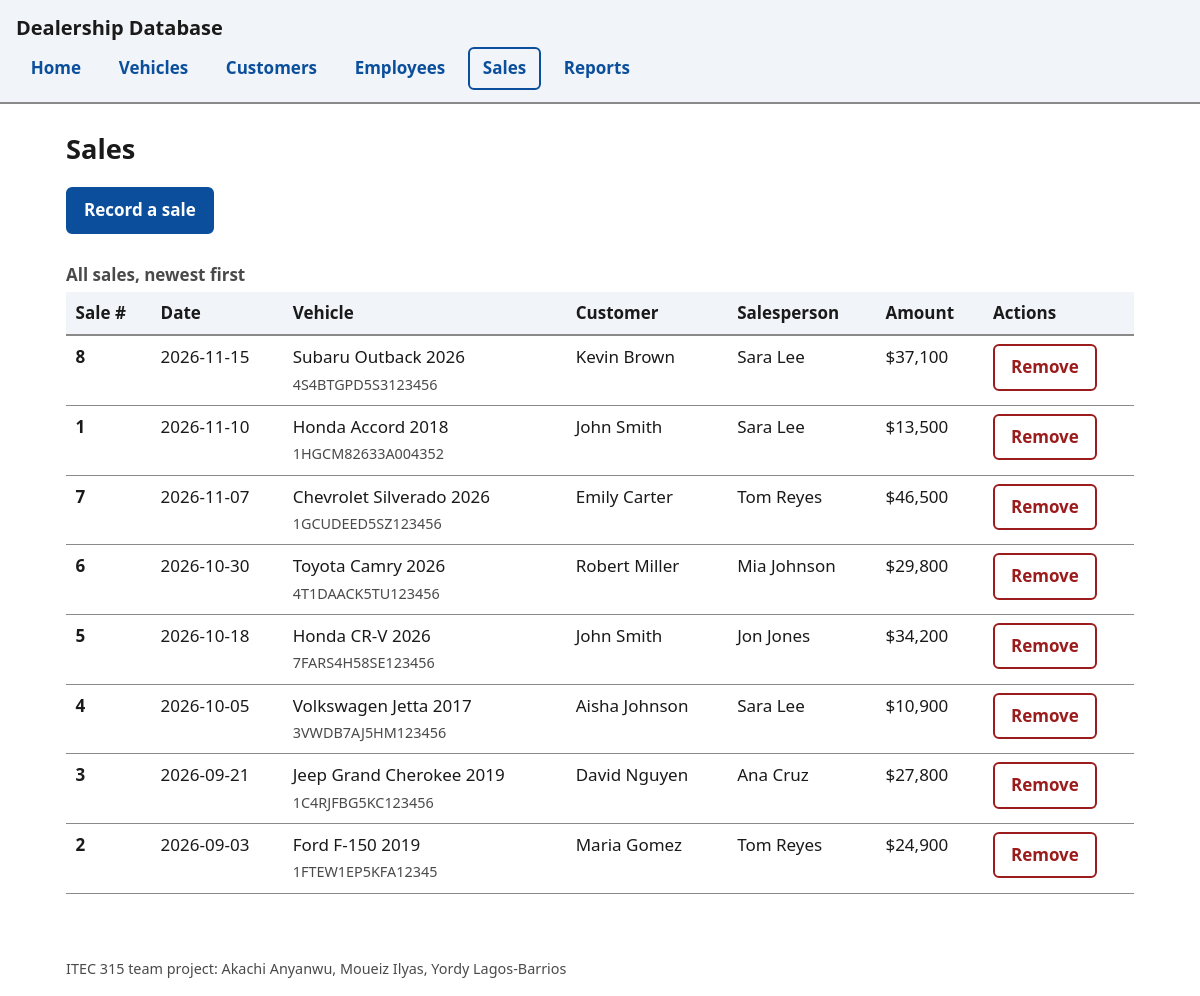
Page /transactions on the committed database.
### tables this page shows
CREATE TABLE "Transaction"(
TransactionID INTEGER PRIMARY KEY NOT NULL,
Amount INTEGER NOT NULL,
VIN VARCHAR(17) NOT NULL UNIQUE,
CustomerID Char(9) NOT NULL,
SalespersonID INTEGER NOT NULL,
SalesDate DATE NOT NULL,
FOREIGN KEY (VIN) REFERENCES Vehicle(VIN),
FOREIGN KEY (CustomerID) REFERENCES Customer(CustomerID),
FOREIGN KEY (SalespersonID) REFERENCES Salesperson(EmployeeID)
);

CREATE TABLE Customer (
CustomerID CHAR(9) PRIMARY KEY NOT NULL,
Name VARCHAR(100) NOT NULL 
);

CREATE TABLE Employee (
EmployeeID INTEGER PRIMARY KEY NOT NULL,
NAME VARCHAR(100) NOT NULL,
SSN CHAR(9) NOT NULL UNIQUE,
HiringDate DATE NOT NULL
);

### dealership_site/app.py (the view)
@app.route("/transactions")
def transactions():
    rows = query(
        """SELECT t.TransactionID, t.Amount, t.SalesDate, t.VIN,
                  v.Make || ' ' || v.Model || ' ' || v.VehicleYear AS Vehicle,
                  c.Name AS Customer, e.Name AS Salesperson
           FROM "Transaction" t
           JOIN Vehicle v ON v.VIN=t.VIN
           JOIN Customer c ON c.CustomerID=t.CustomerID
           JOIN Employee e ON e.EmployeeID=t.SalespersonID
           ORDER BY t.SalesDate DESC, t.TransactionID DESC"""
    )
    return render_template("transactions.html", rows=rows)

### dealership_site/app.py (called while the page is built)
def get_db():
    if "db" not in g:
        g.db = sqlite3.connect(DB_PATH)
        g.db.row_factory = sqlite3.Row
        g.db.execute("PRAGMA foreign_keys = ON")
    return g.db

def query(sql, args=()):
    return get_db().execute(sql, args).fetchall()

### dealership_site/templates/transactions.html (shortened to what this page needs)
{% extends "base.html" %}
{% block content %}
<h1>Sales</h1>
<p class="toolbar"><a class="btn" href="{{ url_for('transaction_new') }}">Record a sale</a></p>
<div class="table-wrap">
<table>
  <caption>All sales, newest first</caption>
  <thead><tr>
    <th scope="col">Sale #</th><th scope="col">Date</th><th scope="col">Vehicle</th><th scope="col">Customer</th>
    <th scope="col">Salesperson</th><th scope="col">Amount</th><th scope="col">Actions</th>
  </tr></thead>
  <tbody>
  {% for r in rows %}
  <tr>
    <th scope="row">{{ r.TransactionID }}</th>
    <td>{{ r.SalesDate }}</td>
    <td>{{ r.Vehicle }}<br><span class="hint">{{ r.VIN }}</span></td>
    <td>{{ r.Customer }}</td>
    <td>{{ r.Salesperson }}</td>
    <td>${{ '{:,}'.format(r.Amount) }}</td>
    <td class="actions">
      <form method="post" action="{{ url_for('transaction_delete', tid=r.TransactionID) }}" onsubmit="return confirm('Remove this sale? The vehicle will be marked Available again.')">
        <button class="danger" type="submit" aria-label="Remove sale {{ r.TransactionID }}">Remove</button>
      </form>
    </td>
  </tr>
  {% else %}
  <tr><td colspan="7">No sales yet.</td></tr>
  {% endfor %}
  </tbody>
</table>
</div>
{% endblock %}

### dealership_site/static/style.css (style rules this page uses)
:root { --bg: #ffffff; --fg: #1a1a1a; --muted: #4a4a4a; --accent: #0b4f9c; --accent-fg: #ffffff; --border: #8a8a8a; --band: #f1f4f8; --danger: #9b1c1c; --ok: #1b5e20; }
* { box-sizing: border-box; }
body { margin: 0; font: 1.0625rem/1.55 system-ui, -apple-system, "Segoe UI", Roboto, sans-serif; background: var(--bg); color: var(--fg); }
h1 { font-size: 1.7rem; margin: .5rem 0 1rem; }
a { color: var(--accent); }
.table-wrap { overflow-x: auto; }
table { border-collapse: collapse; width: 100%; margin: .5rem 0 1rem; }
caption { text-align: left; font-weight: 600; padding: .25rem 0; color: var(--muted); }
th, td { text-align: left; padding: .5rem .6rem; border-bottom: 1px solid var(--border); vertical-align: top; }
thead th { background: var(--band); border-bottom: 2px solid var(--border); }
.actions { white-space: nowrap; }
.actions form { display: inline; }
.btn, button { display: inline-block; font: inherit; font-weight: 600; padding: .5rem 1rem; border-radius: 6px; border: 2px solid var(--accent); background: var(--accent); color: var(--accent-fg); cursor: pointer; text-decoration: none; }
button.danger { background: transparent; color: var(--danger); border-color: var(--danger); }
.hint { color: var(--muted); font-size: .9rem; margin: .15rem 0 0; }
.toolbar { margin-bottom: 1rem; }
@media (prefers-reduced-motion: no-preference) { a, button, .btn { transition: background-color .15s; } }

### rows in the picture
Transaction: TransactionID "8", SalesDate "2026-11-15", Vehicle "Subaru Outback 2026", VIN "4S4BTGPD5S3123456", Customer "Kevin Brown", Salesperson "Sara Lee", Amount "37,100"
Transaction: TransactionID "1", SalesDate "2026-11-10", Vehicle "Honda Accord 2018", VIN "1HGCM82633A004352", Customer "John Smith", Salesperson "Sara Lee", Amount "13,500"
Transaction: TransactionID "7", SalesDate "2026-11-07", Vehicle "Chevrolet Silverado 2026", VIN "1GCUDEED5SZ123456", Customer "Emily Carter", Salesperson "Tom Reyes", Amount "46,500"
Transaction: TransactionID "6", SalesDate "2026-10-30", Vehicle "Toyota Camry 2026", VIN "4T1DAACK5TU123456", Customer "Robert Miller", Salesperson "Mia Johnson", Amount "29,800"
Transaction: TransactionID "5", SalesDate "2026-10-18", Vehicle "Honda CR-V 2026", VIN "7FARS4H58SE123456", Customer "John Smith", Salesperson "Jon Jones", Amount "34,200"
Transaction: TransactionID "4", SalesDate "2026-10-05", Vehicle "Volkswagen Jetta 2017", VIN "3VWDB7AJ5HM123456", Customer "Aisha Johnson", Salesperson "Sara Lee", Amount "10,900"
Transaction: TransactionID "3", SalesDate "2026-09-21", Vehicle "Jeep Grand Cherokee 2019", VIN "1C4RJFBG5KC123456", Customer "David Nguyen", Salesperson "Ana Cruz", Amount "27,800"
Transaction: TransactionID "2", SalesDate "2026-09-03", Vehicle "Ford F-150 2019", VIN "1FTEW1EP5KFA12345", Customer "Maria Gomez", Salesperson "Tom Reyes", Amount "24,900"

### other values in the picture
{{ label }} "Home" "Vehicles" "Customers" "Employees" "Sales" "Reports"
